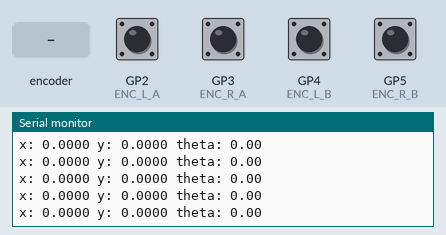
Recording of a sketch running on a simulated Raspberry Pi Pico. Shown: the last lines printed to the serial monitor. Inputs (shaded band) come from the test bench; at power-on: GP2 (ENC_L_A), GP3 (ENC_R_A), GP4 (ENC_L_B), GP5 (ENC_R_B) HIGH.

Above: at 1.2 s.
1.3 s: rotary encoder on GP2 (ENC_L_A) / GP4 (ENC_L_B) turned 1 step (first pin leading)
At 1.37 s:
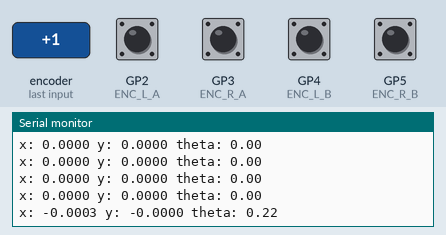
3.0 s: GP3 (ENC_R_A) pulled LOW for 0.15 s
At 3.17 s:
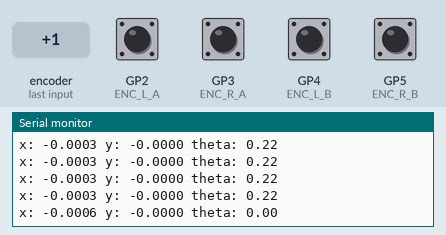
4.6 s: GP3 (ENC_R_A) pulled LOW for 1 s
At 5.62 s:
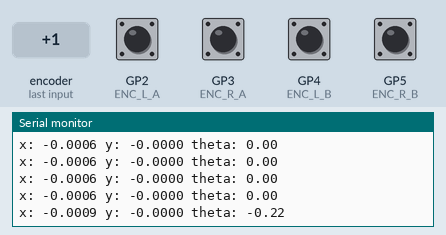
7.1 s: rotary encoder on GP2 (ENC_L_A) / GP4 (ENC_L_B) turned 1 step (first pin leading)
At 7.17 s:
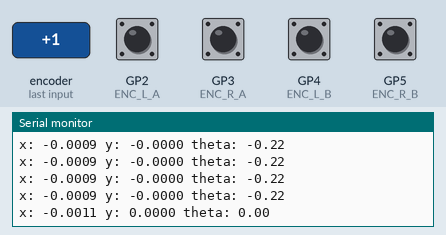
Timing chart, 0 to 9.8 s (numbered marks = the images above; inputs shaded):
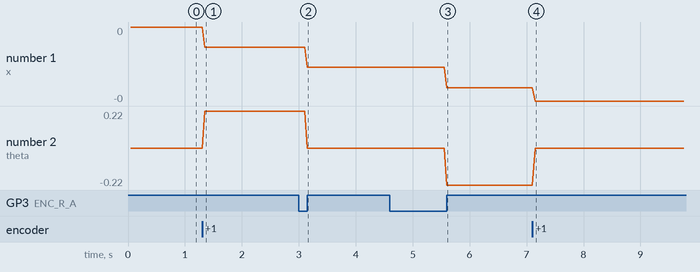

The sketch:

encoder_odometry.ino
```cpp
// snippet: encoder_odometry
// tags: encoder, odometry, navigation, differential, drive, position, heading, wheel, robot, dead-reckoning
// boards: avr, esp32, megaavr, nano33iot, rp2040
// library: none
// description: Differential-drive odometry from two quadrature wheel encoders.
//   dTheta = (dRight - dLeft) / wheelbase
//   dx = dCenter * cos(theta + dTheta/2),  dy = dCenter * sin(theta + dTheta/2)
//     — integrate about the MIDPOINT heading of the interval, not the end heading.
//   All position state (x, y, theta) must be declared globally and volatile-snapshotted.
//   READ THE B CHANNEL. A single-channel RISING interrupt can only count up, so a robot
//   driving in reverse integrates its pose FORWARD. Each ISR must read the other channel
//   to get the sign: ticks += digitalRead(B) ? +1 : -1.
//   NOT for the Romi 32U4: pins 2 and 3 are the Romi's I2C bus (SDA/SCL), and its encoders
//   are already counted in hardware by Romi32U4Encoders. Use romi32u4_dead_reckoning there.
//   To DRIVE a set distance rather than just track one, terminate on a count target —
//   see romi32u4_fsm_route_drive. Never substitute a millis() timeout for distance.
// prompts: encoder odometry, differential drive odometry, wheel encoder position, dead reckoning, robot position tracking, encoder navigation, track robot position, differential drive heading, encoder distance
// not-tags: romi32u4, romi

// Channel A must be interrupt-capable (pins 2, 3 on AVR). Channel B can be any digital pin —
// it is only read inside the ISR to recover the direction of travel.
#define ENC_L_A 2
#define ENC_L_B 4
#define ENC_R_A 3
#define ENC_R_B 5

// Robot physical parameters
const float WHEEL_DIAM   = 0.065;    // wheel diameter in meters
const float WHEELBASE    = 0.15;     // distance between wheels in meters
const int   TICKS_PER_REV = 360;     // encoder ticks per wheel revolution
const float METERS_PER_TICK = (PI * WHEEL_DIAM) / TICKS_PER_REV;

volatile long ticksL = 0, ticksR = 0;
long prevTicksL = 0, prevTicksR = 0;
float x = 0.0, y = 0.0, theta = 0.0;   // pose in meters and radians
unsigned long prevMs = 0;

// On a rising edge of A, the level of B tells you which way the wheel turned.
// Without this the count is unsigned and reverse motion is integrated as forward motion.
void isrLeft()  { ticksL += digitalRead(ENC_L_B) ? 1 : -1; }
void isrRight() { ticksR += digitalRead(ENC_R_B) ? -1 : 1; }  // mirrored: right wheel faces the other way

void setup() {
  Serial.begin(115200);
  pinMode(ENC_L_A, INPUT_PULLUP);
  pinMode(ENC_L_B, INPUT_PULLUP);
  pinMode(ENC_R_A, INPUT_PULLUP);
  pinMode(ENC_R_B, INPUT_PULLUP);
  attachInterrupt(digitalPinToInterrupt(ENC_L_A), isrLeft,  RISING);
  attachInterrupt(digitalPinToInterrupt(ENC_R_A), isrRight, RISING);
  prevMs = millis();
}

void loop() {
  unsigned long now = millis();
  if (now - prevMs < 50) return;   // 20 Hz odometry update
  prevMs = now;

  // Snapshot ticks atomically
  noInterrupts();
  long curL = ticksL;
  long curR = ticksR;
  interrupts();

  long dTicksL = curL - prevTicksL;
  long dTicksR = curR - prevTicksR;
  prevTicksL = curL;
  prevTicksR = curR;

  // Convert ticks to meters
  float dLeft  = dTicksL * METERS_PER_TICK;
  float dRight = dTicksR * METERS_PER_TICK;
  float dCenter = (dLeft + dRight) / 2.0;
  float dTheta  = (dRight - dLeft) / WHEELBASE;

  // Update pose about the MIDPOINT heading of the interval — using the end heading
  // biases every turn and the error accumulates over a run.
  float midTheta = theta + dTheta / 2.0;
  x += dCenter * cos(midTheta);
  y += dCenter * sin(midTheta);
  theta += dTheta;

  // Keep heading in (-PI, PI] so it does not drift toward float precision loss.
  if (theta >  PI) theta -= 2.0 * PI;
  if (theta <= -PI) theta += 2.0 * PI;

  Serial.print("x: ");     Serial.print(x, 4);
  Serial.print(" y: ");     Serial.print(y, 4);
  Serial.print(" theta: "); Serial.println(theta * 180.0 / PI, 2);
}
```

Measured:
- after the input at 1.3 s, the serial monitor: prints a new line after 0.05 s (image 1)
- after the input at 3.0 s, the serial monitor: prints a new line after 0.15 s (image 2)
- after the input at 4.6 s, the serial monitor: prints a new line after 1.0 s (image 3)
- after the input at 7.1 s, the serial monitor: prints a new line after 0.05 s (image 4)
- plotted number 1: 0 → -0 after the input at 1.3 s, -0 → -0 after the input at 3.0 s, -0 → -0 after the input at 4.6 s, -0 → -0 after the input at 7.1 s
- plotted number 2: 0 → 0.22 after the input at 1.3 s, 0 → -0.22 after the input at 4.6 s
